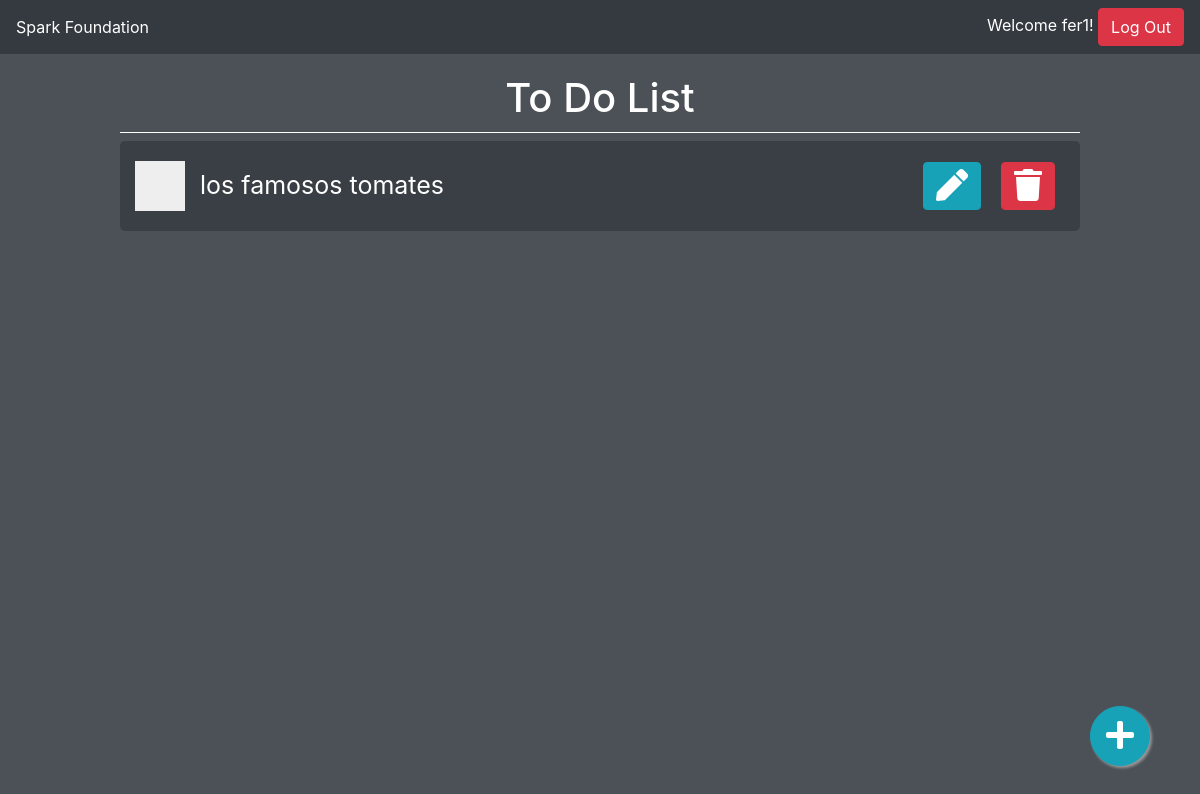
Page /todo_list/ (signed in) on the earlier database version.
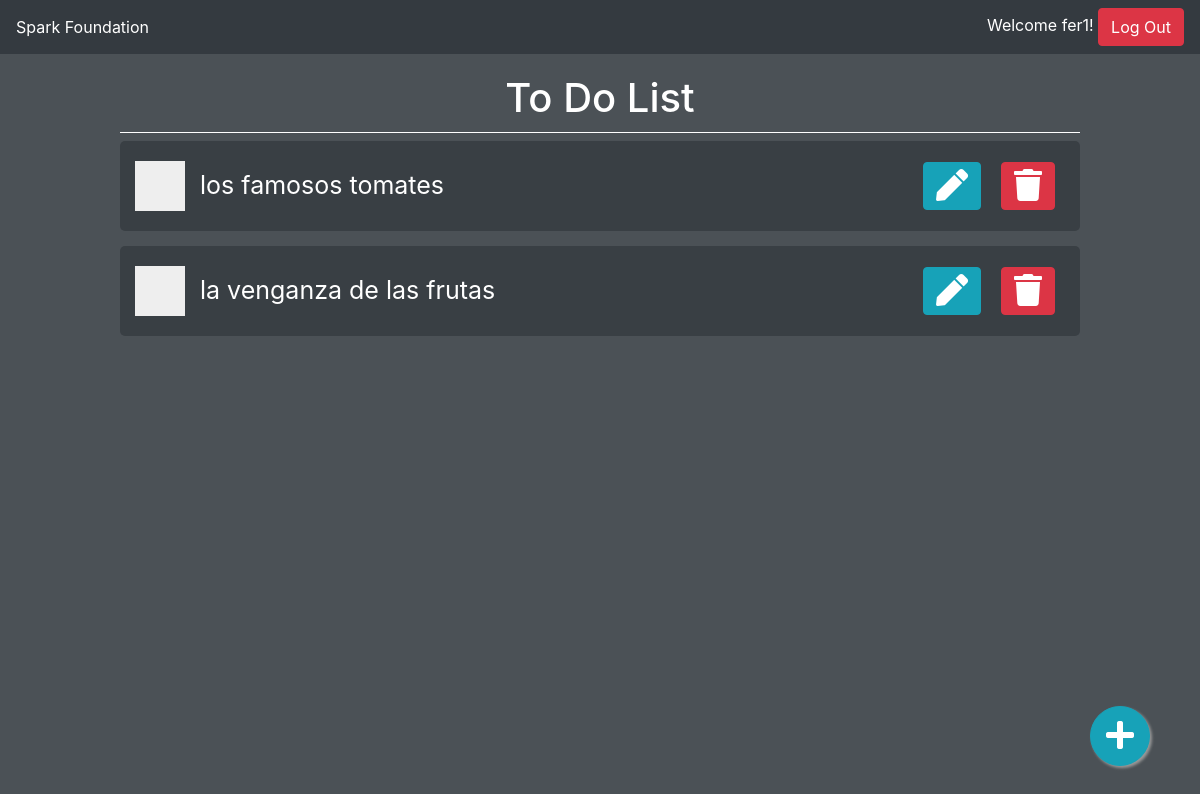
Same page on the later database version.
### todo_list/models.py (models this page shows, shortened)
class Task(models.Model):
    created_by=models.ForeignKey(settings.AUTH_USER_MODEL, on_delete=models.CASCADE, null=True)
    name=models.CharField(max_length=200)
    completed=models.BooleanField('Completed')

### todo_list/views.py (the view, shortened to what this page needs)
# urls.py: path('', views.index, name='index'),
def index(request):
    tasks=Task.objects.filter(created_by=request.user.id)
    qty=Task.objects.filter(created_by=request.user.id).count()
    response_data={}
    return render(request, 'todo_list/home.html', {'tasks':tasks, 'qty':qty})

### todo_list/templates/todo_list/home.html (shortened to what this page needs)
{% extends 'base.html' %}
{% load static %}
{% block page_style %}
<link rel="stylesheet" type="text/css" href="{% static 'todo_list/home.css' %}">
{% endblock page_style %}
{% block content %}
<div class="container-fluid">
    <div class="main-wrapper">
    {% if user.is_authenticated %}
        <h1>To Do List</h1>
        {% if qty > 0 %}
            {% for task in tasks %}
            <div class="label-wrapper d-flex align-items-center justify-content-between">
                <form method="POST" id="post-form">
                <label class="label-container d-flex align-items-center">
                    <span class="checkmark"></span>
                    <p>{{task.name}}</p>
                </label>
                </form>
                <div class="d-flex flex-row">
                    <button class="btn btn-info editTask">
                        <i class="fas fa-pen fa-2x"></i>
                    </button>
                    <button class="btn btn-danger">
                        <i class="fas fa-trash fa-2x"></i>
                    </button>
                </div>
            </div>
            {% endfor %}
        {% else %}
            <h2>You don't have any tasks</h2>
        {% endif %}
        <button class="btn btn-info float-btn" onclick="addTask()">
            <i class="fas fa-plus fa-2x"></i>
        </button>
    {% else %}
        <h2>You are not logged in</h2>
    {% endif %}
    </div>
</div>
{% endblock content %}

### todo_list/templates/base.html (shortened to what this page needs)
{% load static %}
<!DOCTYPE html>
<html lang="en">
<head>
    <link rel="stylesheet" href="https://cdnjs.cloudflare.com/ajax/libs/font-awesome/5.11.2/css/all.min.css">
    <link rel="stylesheet" href="https://stackpath.bootstrapcdn.com/bootstrap/4.3.1/css/bootstrap.min.css">
    <link rel="stylesheet" type="text/css" href="{% static 'todo_list/base.css' %}">
    {% block page_style %}{% endblock page_style %}
</head>
<body>
    <nav class="navbar navbar-dark bg-dark">
        <a href="/todo_list" class="brand">Spark Foundation</a>
        <div>
        {% if user.is_authenticated %}
            <p>Welcome {{ user.username }}!</p>
            <a href="{% url 'logout' %}" class="btn btn-danger">Log Out</a>
        {% else %}
            <a href="/todo_list/login" class="btn btn-dark">Log In</a>
            <a href="/todo_list/signup" class="btn btn-primary">Sign Up</a>
        {% endif %}
        </div>
    </nav>
    {% block content %}{% endblock content%}
</body>
</html>

### todo_list/static/todo_list/base.css (style rules this page uses)
.navbar { justify-content: space-between; }
.navbar p { display: inline; color: #ffffff; }
.brand { color: #ffffff; }

### todo_list/static/todo_list/home.css (style rules this page uses)
.container-fluid { height: 94vh; position: relative; padding: 0; background: #4b5156; }
.main-wrapper { width: 80vw; height: inherit; margin: 0 auto; padding: 20px 0; }
h1 { color: #fff; text-align: center; border-bottom: 1px solid #fff; padding-bottom: 10px; }
.label-wrapper { padding: 20px 15px; background: #393f44; margin-bottom: 15px; border-radius: 5px; color: #fff; }
.label-container { display: inline; margin-bottom: 0; }
.label-container p { cursor: pointer; font-size: 25px; -webkit-user-select: none; -moz-user-select: none; -ms-user-select: none; user-select: none; margin: 0 15px; }
.checkmark { height: 50px; min-width: 50px; background-color: #eee; }
.checkmark:after { content: ""; display: none; margin-left: 17px; }
.label-container .checkmark:after { left: 18px; top: 2px; width: 16px; height: 35px; border: solid white; border-width: 0 5px 5px 0; -webkit-transform: rotate(45deg); -ms-transform: rotate(45deg); transform: rotate(45deg); }
button { margin: 0 10px; }
.float-btn { position:fixed; width:60px; height:60px; bottom:40px; right:40px; border-radius:50px; box-shadow: 2px 2px 3px #999; }

Differences in the rows shown:
added Task: name "la venganza de las frutas"
